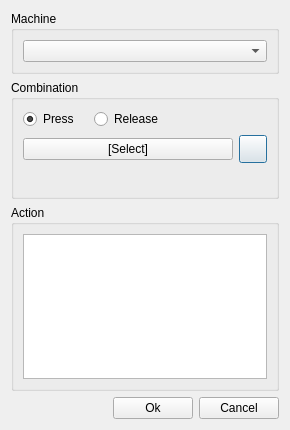
<?xml version="1.0" encoding="UTF-8"?>
<ui version="4.0">
 <class>CHotkeyDialog</class>
 <widget class="QDialog" name="CHotkeyDialog">
  <property name="geometry">
   <rect>
    <x>0</x>
    <y>0</y>
    <width>290</width>
    <height>430</height>
   </rect>
  </property>
  <property name="windowTitle">
   <string>Edit hotkey</string>
  </property>
  <layout class="QGridLayout" name="gridLayout_2">
   <item row="0" column="0" colspan="3">
    <widget class="QGroupBox" name="gb_Machine">
     <property name="title">
      <string>Machine</string>
     </property>
     <layout class="QGridLayout" name="gridLayout_4">
      <item row="0" column="0">
       <widget class="QComboBox" name="cb_Identifier"/>
      </item>
     </layout>
    </widget>
   </item>
   <item row="1" column="0" colspan="3">
    <widget class="QGroupBox" name="gb_Hotkey">
     <property name="title">
      <string>Combination</string>
     </property>
     <layout class="QGridLayout" name="gridLayout">
      <item row="3" column="3">
       <widget class="QPushButton" name="pb_AdvancedMode">
        <property name="sizePolicy">
         <sizepolicy hsizetype="Fixed" vsizetype="Fixed">
          <horstretch>0</horstretch>
          <verstretch>0</verstretch>
         </sizepolicy>
        </property>
        <property name="minimumSize">
         <size>
          <width>28</width>
          <height>28</height>
         </size>
        </property>
        <property name="maximumSize">
         <size>
          <width>28</width>
          <height>28</height>
         </size>
        </property>
        <property name="text">
         <string/>
        </property>
       </widget>
      </item>
      <item row="2" column="0">
       <widget class="QRadioButton" name="rb_Press">
        <property name="text">
         <string>Press</string>
        </property>
        <property name="checked">
         <bool>true</bool>
        </property>
       </widget>
      </item>
      <item row="3" column="0" colspan="3">
       <widget class="QPushButton" name="pb_SelectedHotkey">
        <property name="sizePolicy">
         <sizepolicy hsizetype="MinimumExpanding" vsizetype="Fixed">
          <horstretch>0</horstretch>
          <verstretch>0</verstretch>
         </sizepolicy>
        </property>
        <property name="text">
         <string>[Select]</string>
        </property>
       </widget>
      </item>
      <item row="2" column="2" colspan="2">
       <spacer name="hs_Hotkey">
        <property name="orientation">
         <enum>Qt::Horizontal</enum>
        </property>
        <property name="sizeHint" stdset="0">
         <size>
          <width>40</width>
          <height>20</height>
         </size>
        </property>
       </spacer>
      </item>
      <item row="2" column="1">
       <widget class="QRadioButton" name="rb_Release">
        <property name="text">
         <string>Release</string>
        </property>
       </widget>
      </item>
      <item row="4" column="0" colspan="4">
       <widget class="QFrame" name="qf_Advanced">
        <property name="enabled">
         <bool>true</bool>
        </property>
        <property name="frameShape">
         <enum>QFrame::NoFrame</enum>
        </property>
        <property name="frameShadow">
         <enum>QFrame::Raised</enum>
        </property>
        <layout class="QVBoxLayout" name="verticalLayout"/>
       </widget>
      </item>
     </layout>
    </widget>
   </item>
   <item row="2" column="0" colspan="3">
    <widget class="QGroupBox" name="gb_Action">
     <property name="title">
      <string>Action</string>
     </property>
     <layout class="QGridLayout" name="gridLayout_3">
      <item row="0" column="0">
       <widget class="QTreeView" name="tv_Actions">
        <property name="animated">
         <bool>true</bool>
        </property>
        <attribute name="headerVisible">
         <bool>false</bool>
        </attribute>
       </widget>
      </item>
     </layout>
    </widget>
   </item>
   <item row="3" column="1">
    <widget class="QPushButton" name="pb_Accept">
     <property name="text">
      <string>Ok</string>
     </property>
    </widget>
   </item>
   <item row="3" column="0">
    <spacer name="hs_Dialog">
     <property name="orientation">
      <enum>Qt::Horizontal</enum>
     </property>
     <property name="sizeHint" stdset="0">
      <size>
       <width>40</width>
       <height>20</height>
      </size>
     </property>
    </spacer>
   </item>
   <item row="3" column="2">
    <widget class="QPushButton" name="pb_Cancel">
     <property name="text">
      <string>Cancel</string>
     </property>
    </widget>
   </item>
  </layout>
 </widget>
 <resources/>
 <connections/>
</ui>
